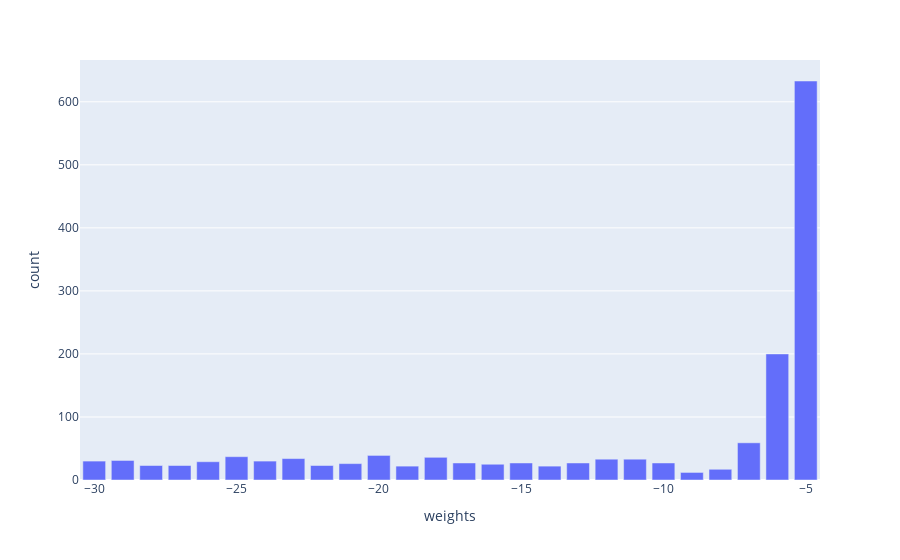

Write notebook code for a chart like this one.
### Code cell
import plotly.express as px #using plotly because its prettier, easier and more extensible than seaborn. :D
from collections import Counter

histogram = dict(Counter([line[2] for line in graph]))
histogram = {'weights': list(histogram.keys()), 'count': list(histogram.values()) } #ref: https://stackoverflow.com/questions/62660718/how-to-create-a-bar-graph-using-plotly-express-from-a-dictionary

fig = px.bar(histogram, x = 'weights', y = 'count')
fig.show()

### Figure 1 — Plotly figure (JSON) as saved in the notebook; plotly's stock layout.template omitted (floating-point values rounded to 4 significant figures)
{"data": [{"alignmentgroup": "True", "hovertemplate": "weights=%{x}<br>count=%{y}<extra></extra>", "legendgroup": "", "marker": {"color": "#636efa", "pattern": {"shape": ""}}, "name": "", "offsetgroup": "", "orientation": "v", "showlegend": false, "textposition": "auto", "type": "bar", "x": [-5, -16, -6, -18, -22, -24, -17, -15, -7, -12, -25, -23, -20, -11, -9, -27, -30, -13, -29, -21, -14, -10, -26, -19, -28, -8], "xaxis": "x", "y": [633, 25, 200, 36, 23, 30, 27, 27, 59, 33, 37, 34, 39, 33, 12, 23, 30, 27, 31, 26, 22, 27, 29, 22, 23, 17], "yaxis": "y"}], "layout": {"barmode": "relative", "legend": {"tracegroupgap": 0}, "margin": {"t": 60}, "xaxis": {"anchor": "y", "domain": [0, 1], "title": {"text": "weights"}}, "yaxis": {"anchor": "x", "domain": [0, 1], "title": {"text": "count"}}}}
